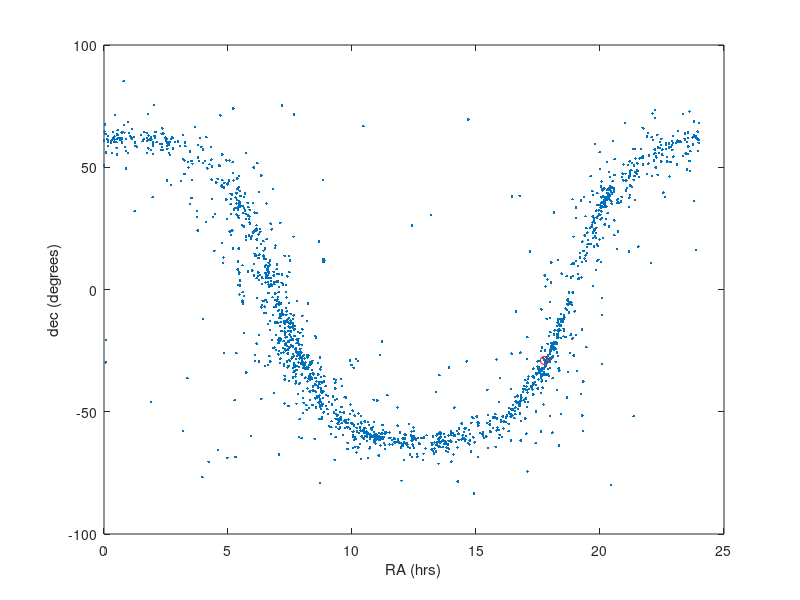
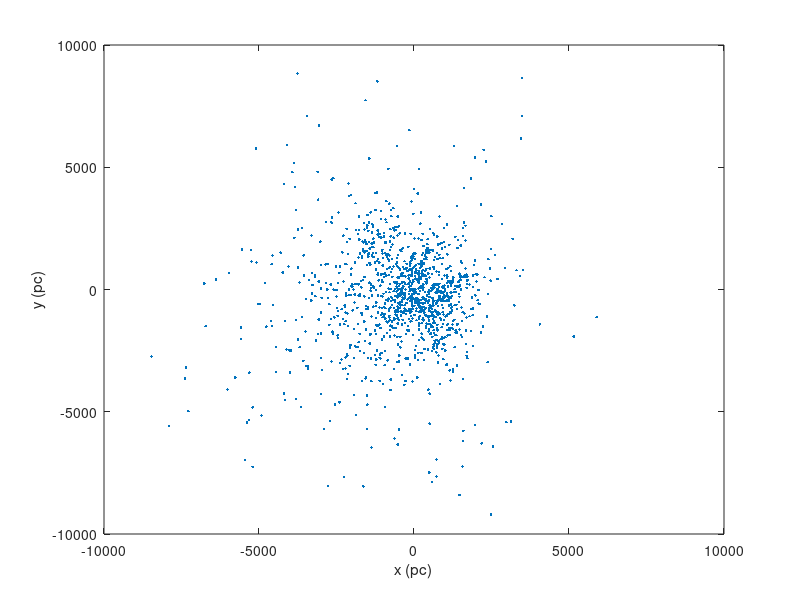
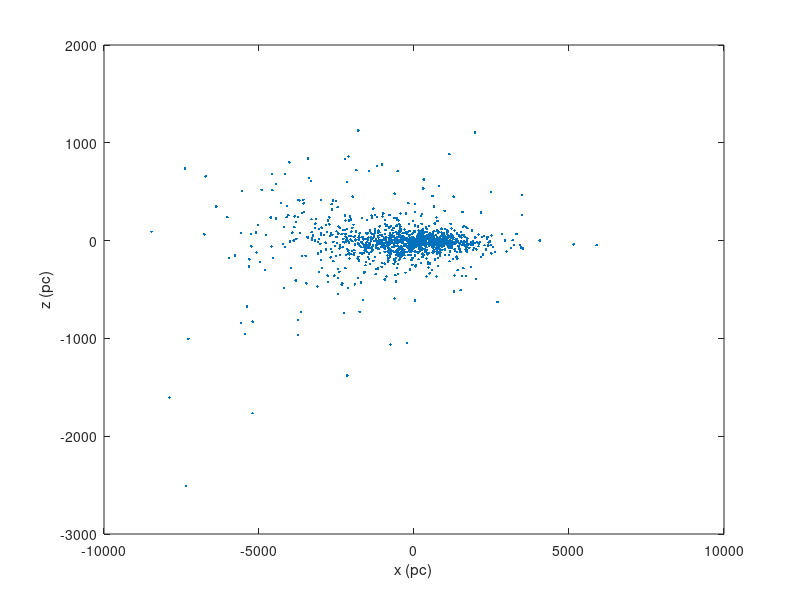
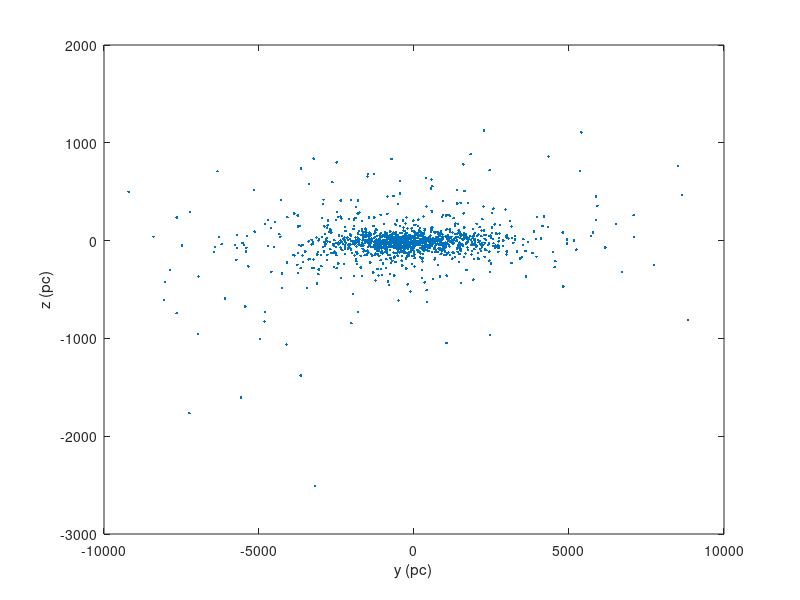

The MATLAB source for these figures, in order:
%% Shape and Scale of the Milky Way
% Here the student plots the positions of star clusters and shows the
% relative distribution around the Milky Way galaxy of open clusters
% compared to globular clusters through projection onto the
% xy, xz, and yz planes where x is defined along the direction to the
% galactic center and z is height in direction of the galactic North pole.
%% Part I
% First, let us plot the survey of open clusters in equatorial coordinates,
% namely right ascension (in hours) and declination (in degrees) above or
% below the equatorial plane.

% Before we do that we have to load the data. While the data source with
% the full data is listed in the lab handout, the numerical values needed
% here have been compiled into a simplified table found in
% clusters_relevant.txt.

load clusters_relevant.txt
cr = clusters_relevant;

% In this table the first, second, and third columns contain the RA in
% hours, minutes, and seconds and these values must be combined into a
% single decimal value of hours:
RA = cr(:,1) + cr(:,2)/60 + cr(:,3)/3600;
% The same goes for the declination, though it is given by degrees, arcmin,
% and arcsec in the fourth, fifth, and sixth columns respectively:
dec = cr(:,4) + (cr(:,5)/60 + cr(:,6)/3600).*cr(:,4)./abs(cr(:,4));
% Note that the cr/abs(cr) term simply insures the sign carried by the
% fourth column value is carried over to the other two values added, as
% they will have matching sign.

% Now let's plot the open clusters in RA vs dec, i.e. equatorial
% coordinates.
figure(1); clf
plot(RA,dec,'.')
xlabel('RA (hrs)')
ylabel('dec (degrees)')

% We can also plot, with a red circle, the location of the galactic center
% in order to get a feel for how open clusters are distributed in the
% galactic plane. Since the equatorial plane is tilted with respect to the
% galactic plane, the clusters, which gather mostly in the galactic plane,
% follow a sinusoidal curve on this plot.

hold on
gal = [17 + 45/60. + 40.04/3600, -29 - 28.1/3600];
plot(gal(1),gal(2),'or')

%% Part II
% Now we plot the distribution of the same 1777 open clusters, but this
% time we have distance information about the clusters and can plot them in
% 3-space rather than just their projection onto the celestial sphere as we
% did in Part I.

% Load the data in a new, simplfiied, table, where this time the third
% column gives distance in pc and the coordinates are in galactic
% coordinates (longitude and latitude both in degrees).

load clusters_relevantGAL.txt
crgal = clusters_relevantGAL;

% We must change from degrees to radians since we will use cos and sin
% functions to transform from galactic (i.e. polar) to cartesian
% coordinates:
lon = crgal(:,1).*2*pi/360.0;
lat = crgal(:,2).*2*pi/360.0;

xoc = crgal(:,3).*cos(lat).*cos(lon);
yoc = crgal(:,3).*cos(lat).*sin(lon);
zoc = crgal(:,3).*sin(lat);

% Now let's plot the projection of the open clustes onto the x-y plane
% (distribution as viewed from above galaxy):
hold off
figure(2); clf
plot(xoc,yoc, '.')
xlabel('x (pc)')
ylabel('y (pc)')

% Also the projection onto the other two planes intersecting the galactic
% center, one perpendicular to the line of sight from earth and one
% parallel:
figure(3); clf
plot(xoc,zoc, '.')
xlabel('x (pc)')
ylabel('z (pc)')

figure(4); clf
plot(yoc,zoc, '.')
xlabel('y (pc)')
ylabel('z (pc)')

%% Part III
% Now we load an analagous table of data for globular clusters and plot
% them in the same plane projections as we did for the open clusters:

load mwgc_short_relevant.txt
crgal = mwgc_short_relevant;
lon = crgal(:,1).*2*pi/360.0;
lat = crgal(:,2).*2*pi/360.0;

xgc = 1000.*crgal(:,3).*cos(lat).*cos(lon); % This time distance is tabulated in kpc, so we must multiply by 10^3 to convert.
ygc = 1000.*crgal(:,3).*cos(lat).*sin(lon);
zgc = 1000.*crgal(:,3).*sin(lat);

% We plot the projections of the open clusters in blue and the globular clusters in red: 

hold off
figure(5); clf
plot(xoc,yoc, '.')
hold on
plot(xgc,ygc, '.r')
xlabel('x (pc)')
ylabel('y (pc)')

figure(6); clf
plot(xoc,zoc, '.')
hold on
plot(xgc,zgc, '.r')
xlabel('x (pc)')
ylabel('z (pc)')

figure(7); clf
plot(yoc,zoc, '.')
hold on
plot(ygc,zgc, '.r')
xlabel('y (pc)')
ylabel('z (pc)')

% It is clear that globular clusters are not bound to the plane of the
% galaxy and trace the dark matter potential well better than open
% clusters. This picture is also consistent with our knowledge that
% globular clusters are often much older than open clusters, which much
% more often form in star-forming regions in the dense planes of galaxies.